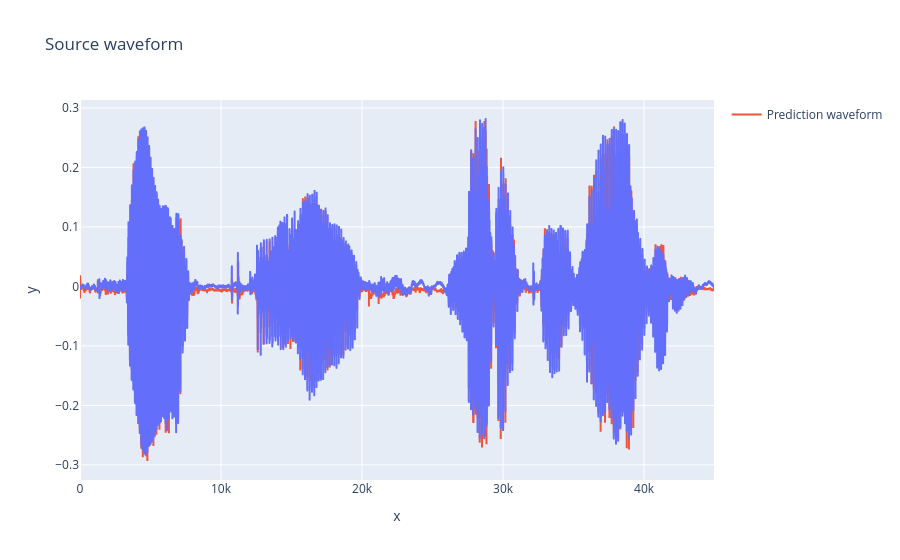

Notebook source saved alongside this figure:
### Code cell
fig = px.line(y=source_waveform[0], title="Source waveform")
fig.add_trace(go.Scatter(y=prediction_waveform[0], mode='lines', name='Prediction waveform'))
fig.show()
# fig.write_image("waveform.pdf")
fr = 30000
to = 31000
# plot with matplotlib
plt.figure(figsize=(3.3, 0.8))
# plt.plot(source_waveform[0][fr:to])
plt.plot(source_waveform[0][fr:to]) #, color=get_sequential_colors()[0])
# plt.plot(prediction_waveform[0][fr:to])
plt.plot(prediction_waveform[0][fr:to])
# remove top and right spines
plt.gca().spines['top'].set_visible(False)
plt.gca().spines['right'].set_visible(False)
# add legend
plt.legend(['source', 'prediction'])
# set transparent background
plt.gca().patch.set_alpha(0)
# set tick size
plt.xticks(fontsize=7)
plt.yticks(fontsize=7)
# set tick font to arial
plt.xticks(fontname='Arial')
plt.yticks(fontname='Arial')

# plt.show()
# set fig size
plt.show()
plt.savefig("waveform_comparison.svg")

for source in [True,False]:
    fr = 29600
    to =  fr + 500
    # plot with matplotlib
    plt.figure(figsize=(0.5, 0.5), dpi=100)
    # plt.plot(source_waveform[0][fr:to])
    if source:
        plt.plot(source_waveform[0][fr:to], color="black", linewidth=0.5)
    else:
        plt.plot(prediction_waveform[0][fr:to], color="black", linewidth=0.5)
    # plt.plot(prediction_waveform[0][fr:to])
    # plt.plot(prediction_waveform[0][fr:to])
    # remove everything except the plotted line. remove axes and ticks
    plt.gca().spines['top'].set_visible(False)
    plt.gca().spines['right'].set_visible(False)
    plt.gca().spines['left'].set_visible(False)
    plt.gca().spines['bottom'].set_visible(False)
    plt.gca().get_xaxis().set_visible(False)
    plt.gca().get_yaxis().set_visible(False)

    # tight layout


    # Make the figure and axes fully transparent
    plt.gcf().patch.set_alpha(0)  # Makes the figure background transparent
    plt.gca().patch.set_alpha(0)   # Makes the axes background transparent

    # plt.show()
    # set fig size
    plt.show()
    # plt.tight_layout()
    # Tighten the axis to the data
    plt.axis('tight')

    # Turn off axes for a clean look
    plt.axis('off')

    # Save the figure with no whitespace and transparent background

    plt.savefig(f"waveform_small_source_{source}.svg", transparent=True, bbox_inches='tight', pad_inches=0 )


# plot spikes as plt eventplot
fig = plt.figure(figsize=(0.839, 0.521), dpi=100)
print(fig.get_size_inches())  # Verify the figure size
event_times = [np.where(row == 1)[0] for row in bottleneck_spikes[0][fr:to].T[:16]]
# Plot the spikes
plt.eventplot(event_times, orientation="horizontal", linelengths=0.5, colors='black', linewidths=0.3)
# set font to Arial with 7pt

# remove all borders, ticks, axes, etc
plt.axis('off')

plt.gcf().patch.set_alpha(0)  # Makes the figure background transparent
plt.gca().patch.set_alpha(0)   # Makes the axes background transparent
plt.gca().set_position([0, 0, 1, 1])
# plt.tight_layout()
plt.savefig("spikes.svg", transparent=True, pad_inches=0 , dpi=100)


# Plot as matplotlib eventplot
# fig, ax = plt.subplots()
# fig.set_size_inches(220/100, 80/100)
# # Transparent background
# fig.patch.set_alpha(0)
# ax.set_facecolor('none')

# # Plot the events with vertical lines and rasterize them
# lines = ax.eventplot(sorted_grouped_events, linelengths=5, linewidths=0.3, rasterized=True)

# # Remove top and right border
# ax.spines['top'].set_visible(False)
# ax.spines['right'].set_visible(False)

# # Ensure axis labels are visible
# plt.tight_layout(pad=0)

# # Set font to Arial with 7pt
# plt.rc('font', family='arial', size=7)

# # Multiply tick values by 1000 to get ms
# plt.xticks([0, 200000, 400000, 600000], ["0", "200", "400", "600"])
# plt.yticks([1, 350, 700])

# # Rasterize only the event lines, not the entire plot
# for line in lines:
#     line.set_rasterized(True)

# ax.margins(x=0)
# ax.margins(y=0)
# ax.set_ylim([0, 700])

# # Display the plot
# plt.show()



# save:

### Figure 1 — Plotly figure (JSON) as saved in the notebook; plotly's stock layout.template omitted (floating-point values rounded to 4 significant figures; data arrays with more than 128 entries replaced by an {"elided": "..."} marker saying what was removed)
{"data": [{"hovertemplate": "x=%{x}<br>y=%{y}<extra></extra>", "legendgroup": "", "line": {"color": "#636efa", "dash": "solid"}, "marker": {"symbol": "circle"}, "mode": "lines", "name": "", "showlegend": false, "type": "scattergl", "x": {"elided": "44960 int values"}, "xaxis": "x", "y": {"elided": "44960 float values"}, "yaxis": "y"}, {"mode": "lines", "name": "Prediction waveform", "type": "scatter", "y": {"elided": "44940 float values"}}], "layout": {"legend": {"tracegroupgap": 0}, "title": {"text": "Source waveform"}, "xaxis": {"anchor": "y", "domain": [0, 1], "title": {"text": "x"}}, "yaxis": {"anchor": "x", "domain": [0, 1], "title": {"text": "y"}}}}
